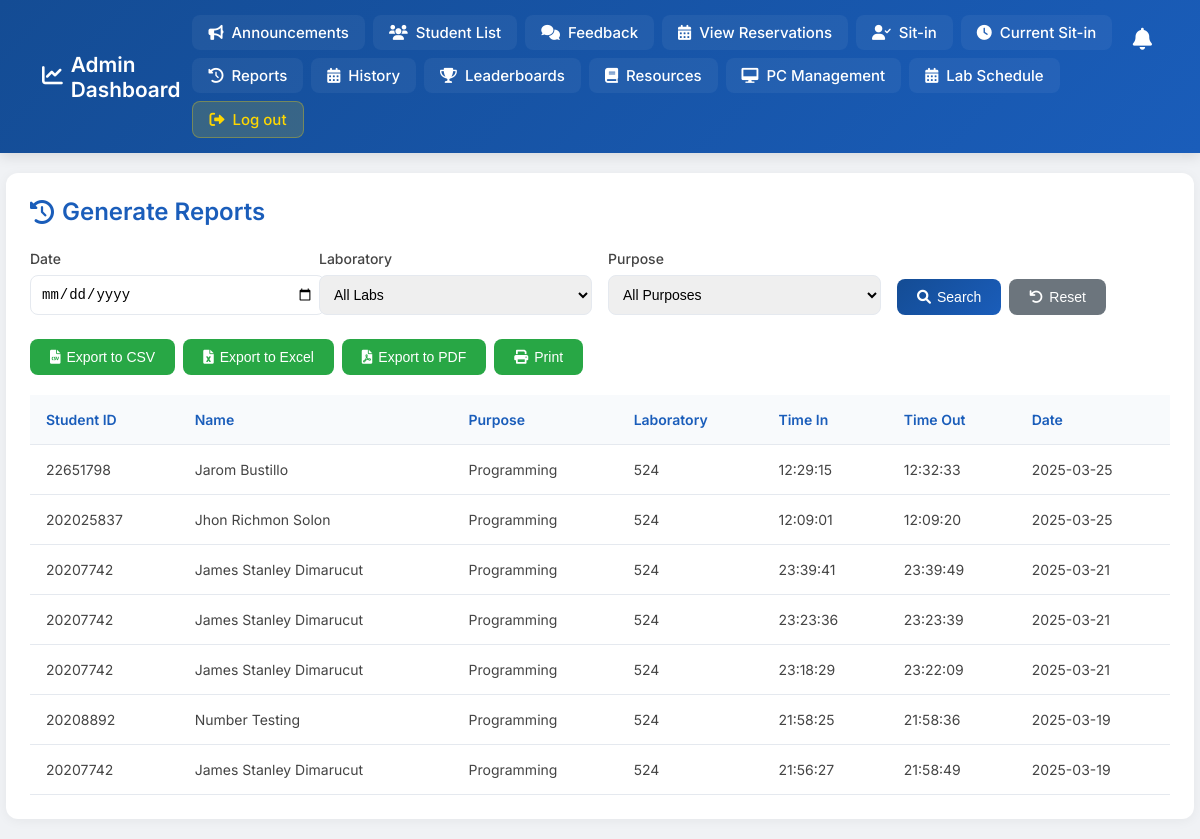
/session_history.php (signed in), run on an earlier commit of the app's database.
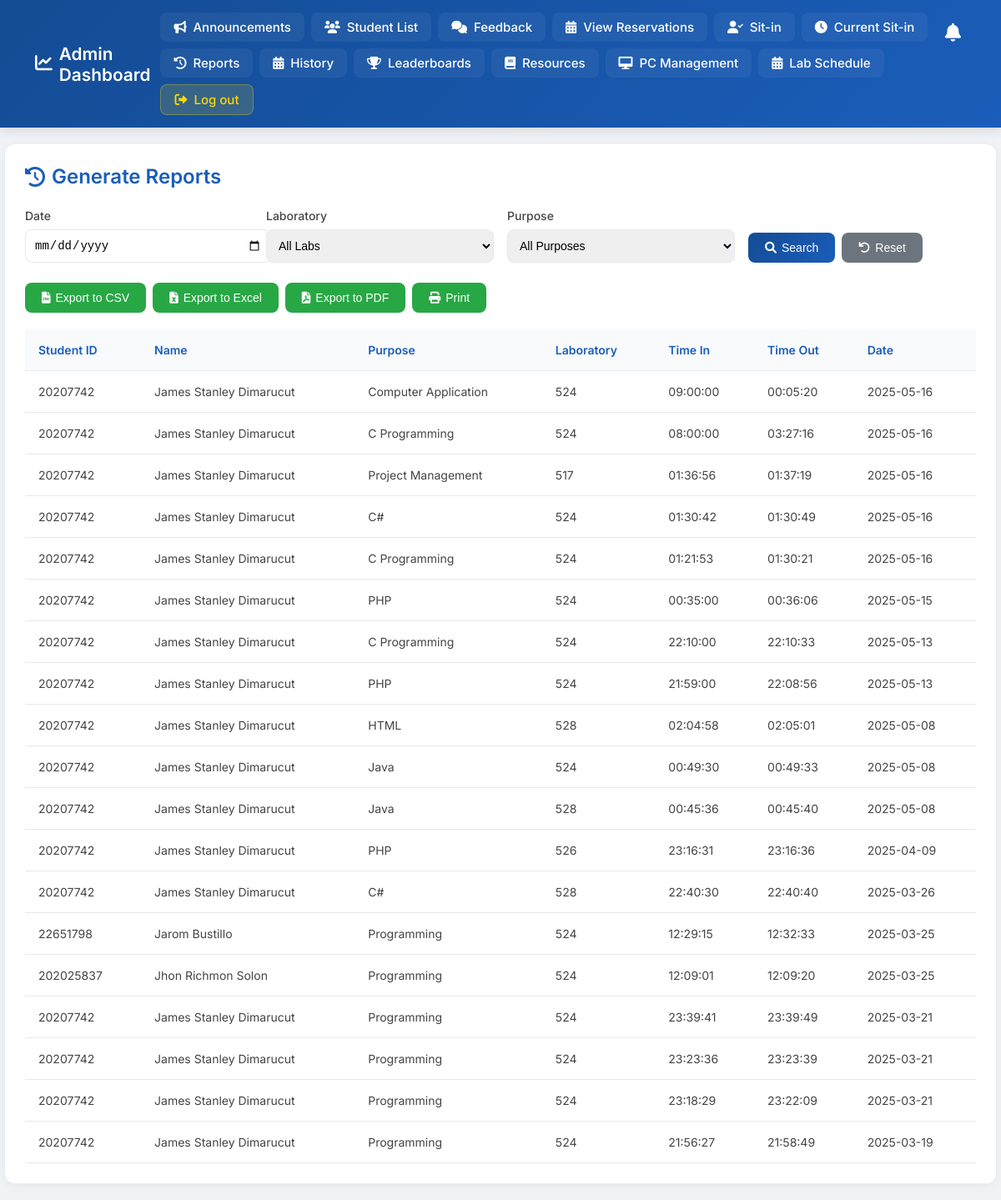
And on a later commit of the database.
### tables this page shows
CREATE TABLE `sit_in_records` (
  `id` int(11) NOT NULL,
  `student_id` varchar(50) NOT NULL,
  `status` enum('present','absent') NOT NULL DEFAULT 'absent',
  `date` date NOT NULL,
  `purpose` varchar(100) DEFAULT NULL,
  `lab` varchar(10) DEFAULT NULL,
  `time_in` time DEFAULT curtime(),
  `time_out` time DEFAULT NULL
);

### session_history.php (the view, shortened to what the changed rows need)
<?php
include("db.php");
$query = "SELECT s.*, CONCAT(r.FIRSTNAME, ' ', r.LASTNAME) as full_name
          FROM sit_in_records s
          JOIN register r ON s.student_id = r.IDNO
          WHERE 1=1";
$query .= " ORDER BY s.date DESC, s.time_in DESC";
$stmt = mysqli_prepare($con, $query);
mysqli_stmt_execute($stmt);
$result = mysqli_stmt_get_result($stmt);
?>
<!DOCTYPE html>
<html lang="en">
<head>
    <link rel="stylesheet" href="https://cdnjs.cloudflare.com/ajax/libs/font-awesome/6.0.0/css/all.min.css">
</head>
<body>
    <div class="container">
        <div class="page-header">
            <h2><i class="fas fa-history"></i> Generate Reports</h2>
        </div>
        <div class="table-responsive">
            <table>
                <thead>
                    <tr>
                        <th>Student ID</th>
                        <th>Name</th>
                        <th>Purpose</th>
                        <th>Laboratory</th>
                        <th>Time In</th>
                        <th>Time Out</th>
                        <th>Date</th>
                    </tr>
                </thead>
                <tbody>
                    <?php if (mysqli_num_rows($result) > 0): ?>
                        <?php while ($row = mysqli_fetch_assoc($result)): ?>
                            <tr>
                                <td><?php echo htmlspecialchars($row['student_id']); ?></td>
                                <td><?php echo htmlspecialchars($row['full_name']); ?></td>
                                <td><?php echo htmlspecialchars($row['purpose']); ?></td>
                                <td><?php echo htmlspecialchars($row['lab']); ?></td>
                                <td><?php echo htmlspecialchars($row['time_in']); ?></td>
                                <td><?php echo htmlspecialchars($row['time_out']); ?></td>
                                <td><?php echo htmlspecialchars($row['date']); ?></td>
                            </tr>
                        <?php endwhile; ?>
                    <?php endif; ?>
                </tbody>
            </table>
        </div>
    </div>
</body>
</html>

What changed in the data, as far as the page shows it:
no longer on this page (row unchanged): sit_in_records: student "20208892", full_name "Number Testing", purpose "Programming", lab "524", time_in "21:58:25", time_out "21:58:36", date "2025-03-19"
added sit_in_records: student "20207742", full_name "James Stanley Dimarucut", purpose "Computer Application", lab "524", time_in "09:00:00", time_out "00:05:20", date "2025-05-16"
added sit_in_records: student "20207742", full_name "James Stanley Dimarucut", purpose "C Programming", lab "524", time_in "08:00:00", time_out "03:27:16", date "2025-05-16"
added sit_in_records: student "20207742", full_name "James Stanley Dimarucut", purpose "Project Management", lab "517", time_in "01:36:56", time_out "01:37:19", date "2025-05-16"
added sit_in_records: student "20207742", full_name "James Stanley Dimarucut", purpose "C#", lab "524", time_in "01:30:42", time_out "01:30:49", date "2025-05-16"
added sit_in_records: student "20207742", full_name "James Stanley Dimarucut", purpose "C Programming", lab "524", time_in "01:21:53", time_out "01:30:21", date "2025-05-16"
added sit_in_records: student "20207742", full_name "James Stanley Dimarucut", purpose "PHP", lab "524", time_in "00:35:00", time_out "00:36:06", date "2025-05-15"
added sit_in_records: student "20207742", full_name "James Stanley Dimarucut", purpose "C Programming", lab "524", time_in "22:10:00", time_out "22:10:33", date "2025-05-13"
added sit_in_records: student "20207742", full_name "James Stanley Dimarucut", purpose "PHP", lab "524", time_in "21:59:00", time_out "22:08:56", date "2025-05-13"
added sit_in_records: student "20207742", full_name "James Stanley Dimarucut", purpose "HTML", lab "528", time_in "02:04:58", time_out "02:05:01", date "2025-05-08"
added sit_in_records: student "20207742", full_name "James Stanley Dimarucut", purpose "Java", lab "524", time_in "00:49:30", time_out "00:49:33", date "2025-05-08"
added sit_in_records: student "20207742", full_name "James Stanley Dimarucut", purpose "Java", lab "528", time_in "00:45:36", time_out "00:45:40", date "2025-05-08"
added sit_in_records: student "20207742", full_name "James Stanley Dimarucut", purpose "PHP", lab "526", time_in "23:16:31", time_out "23:16:36", date "2025-04-09"
added sit_in_records: student "20207742", full_name "James Stanley Dimarucut", purpose "C#", lab "528", time_in "22:40:30", time_out "22:40:40", date "2025-03-26"
